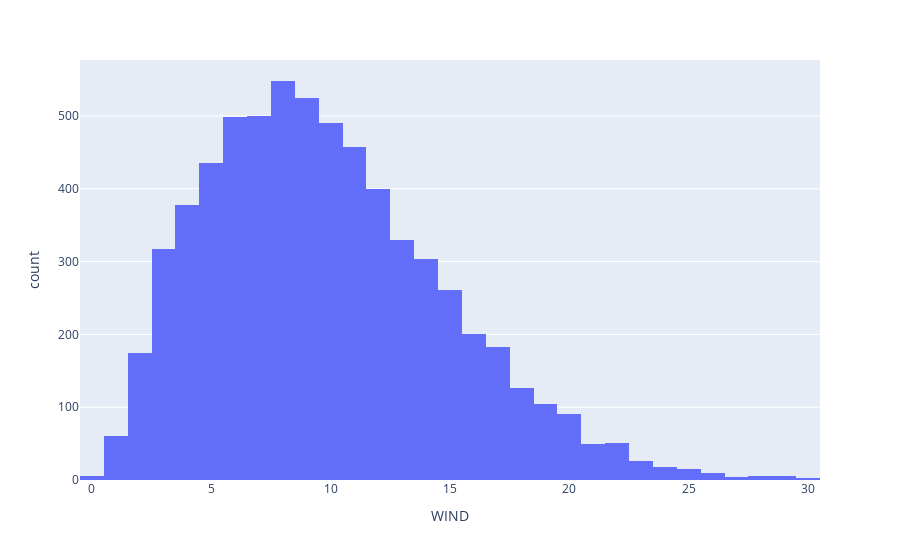

The cell this chart's notebook holds for it:
### Code cell
fig = px.histogram(df, x=target, nbins=40)
fig.show()

### Figure 1 — Plotly figure (JSON) as saved in the notebook; plotly's stock layout.template omitted (floating-point values rounded to 4 significant figures; data arrays with more than 128 entries replaced by an {"elided": "..."} marker saying what was removed)
{"data": [{"alignmentgroup": "True", "bingroup": "x", "hovertemplate": "WIND=%{x}<br>count=%{y}<extra></extra>", "legendgroup": "", "marker": {"color": "#636efa", "pattern": {"shape": ""}}, "name": "", "nbinsx": 40, "offsetgroup": "", "orientation": "v", "showlegend": false, "type": "histogram", "x": {"elided": "6574 float values"}, "xaxis": "x", "yaxis": "y"}], "layout": {"barmode": "relative", "legend": {"tracegroupgap": 0}, "margin": {"t": 60}, "xaxis": {"anchor": "y", "domain": [0, 1], "title": {"text": "WIND"}}, "yaxis": {"anchor": "x", "domain": [0, 1], "title": {"text": "count"}}}}
